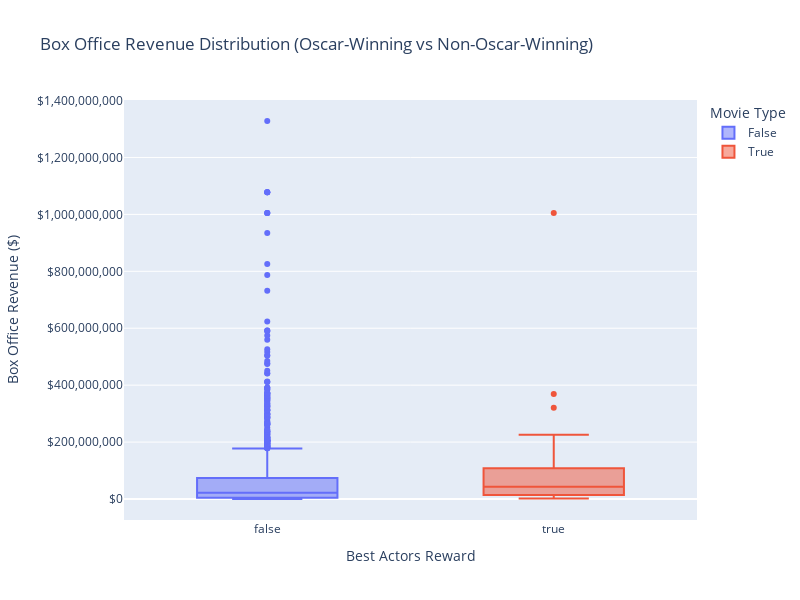

Notebook source saved alongside this figure:
### Code cell
# Prepare data for box office revenue comparison
box_office_data = oscar_supp_actors_movies_all[['Movie box office revenue', 'Best Actors Reward']].dropna()

# Create a box plot to show the distribution of box office revenue
fig = px.box(
    box_office_data,
    x='Best Actors Reward',
    y='Movie box office revenue',
    title='Box Office Revenue Distribution (Oscar-Winning vs Non-Oscar-Winning)',
    labels={'Best Actors Reward': 'Movie Type', 'Movie box office revenue': 'Box Office Revenue ($)'},
    color='Best Actors Reward'
)

# Update layout for better readability⁄
fig.update_layout(
    xaxis=dict(title='Best Actors Reward'),
    yaxis=dict(title='Box Office Revenue ($)', tickformat='$,.0f'),
    width=800,  # Adjust figure width
    height=600  # Adjust figure height
)

# Uncomment this to visualize
fig.show()

### Figure 1 — Plotly figure (JSON) as saved in the notebook; plotly's stock layout.template omitted (floating-point values rounded to 4 significant figures; data arrays with more than 128 entries replaced by an {"elided": "..."} marker saying what was removed)
{"data": [{"alignmentgroup": "True", "hovertemplate": "Movie Type=%{x}<br>Box Office Revenue ($)=%{y}<extra></extra>", "legendgroup": "False", "marker": {"color": "#636efa"}, "name": "False", "notched": false, "offsetgroup": "False", "orientation": "v", "showlegend": true, "type": "box", "x": {"elided": "1237 bool values"}, "x0": " ", "xaxis": "x", "y": {"elided": "1237 int values"}, "y0": " ", "yaxis": "y"}, {"alignmentgroup": "True", "hovertemplate": "Movie Type=%{x}<br>Box Office Revenue ($)=%{y}<extra></extra>", "legendgroup": "True", "marker": {"color": "#EF553B"}, "name": "True", "notched": false, "offsetgroup": "True", "orientation": "v", "showlegend": true, "type": "box", "x": [true, true, true, true, true, true, true, true, true, true, true, true, true, true, true, true, true, true, true, true, true, true, true, true, true, true, true, true, true, true, true, true, true, true, true, true, true, true, true, true, true, true, true, true, true, true, true, true, true, true, true, true, true, true], "x0": " ", "xaxis": "x", "y": [23272306, 171627166, 6330054, 20714400, 8000000, 6000000, 146900000, 3225000, 60000000, 225933435, 30500000, 62493712, 3250000, 59000000, 207515725, 50000000, 368875760, 6000000, 159157447, 16153953, 42765000, 43700000, 320389438, 16217773, 14227969, 193000000, 70600000, 23650000, 30177511, 93974620, 34700291, 129190869, 26828365, 85313124, 1900000, 5887457, 8500000, 22000115, 46836394, 2900000, 88545092, 1004558444, 30846306, 216763646, 32801173, 76270454, 1600000, 12600000, 54766923, 179033791, 156822020, 108423489, 3150000, 95461682], "y0": " ", "yaxis": "y"}], "layout": {"boxmode": "overlay", "height": 600, "legend": {"title": {"text": "Movie Type"}, "tracegroupgap": 0}, "title": {"text": "Box Office Revenue Distribution (Oscar-Winning vs Non-Oscar-Winning)"}, "width": 800, "xaxis": {"anchor": "y", "categoryarray": [false, true], "categoryorder": "array", "domain": [0, 1], "title": {"text": "Best Actors Reward"}}, "yaxis": {"anchor": "x", "domain": [0, 1], "tickformat": "$,.0f", "title": {"text": "Box Office Revenue ($)"}}}}
